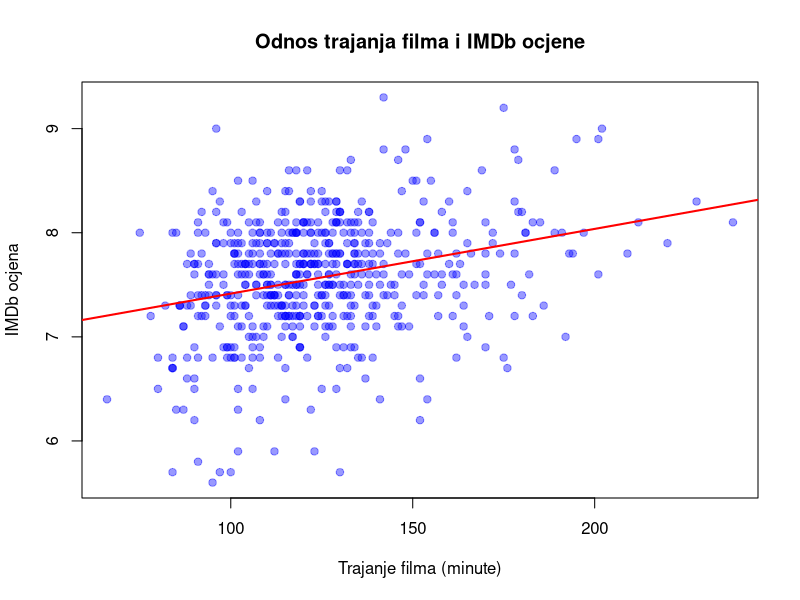
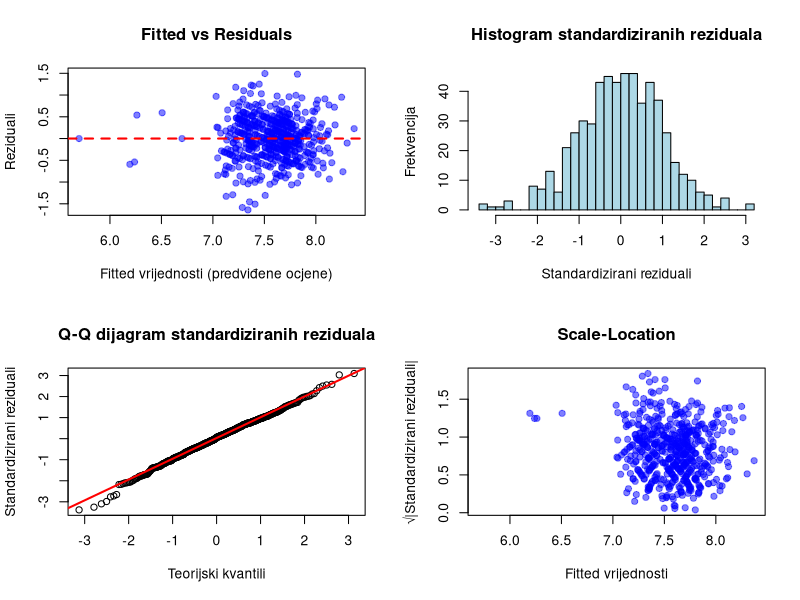
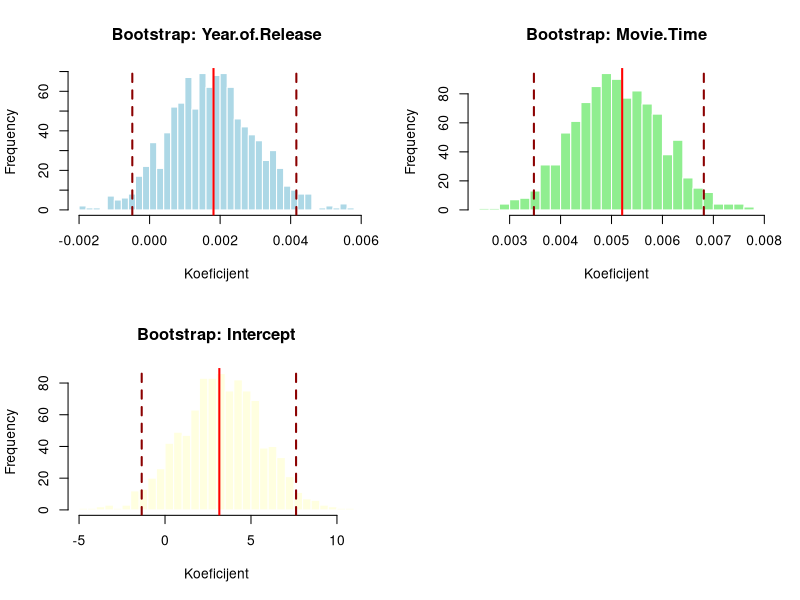

Recreate these plots in R, in order.
## ---- chunk 1
knitr::opts_chunk$set(echo = TRUE, warning = FALSE, message = FALSE)
## ---- chunk 2
oscars <- read.csv("oscars_dataset.csv", sep = ";")
## ---- chunk 3
data.frame(
  Varijabla = c("IMDB.Rating", "Year.of.Release", "Movie.Time", "Main.Genre", "Content.Rating"),
  Broj_vrijednosti = c(
    sum(oscars$IMDB.Rating != ""),
    sum(oscars$Year.of.Release != ""),
    sum(oscars$Movie.Time != ""),
    sum(oscars$Main.Genre != ""),
    sum(oscars$Content.Rating != "")
  )
)

## ---- chunk 4
oscars$IMDB.Rating <- as.numeric(as.character(oscars$IMDB.Rating))
oscars$Year.of.Release <- as.numeric(as.character(oscars$Year.of.Release))
oscars$Movie.Time <- as.numeric(as.character(oscars$Movie.Time))

oscars_clean <- oscars[complete.cases(oscars[, c("IMDB.Rating", "Year.of.Release", 
                                                   "Movie.Time", "Main.Genre", 
                                                   "Content.Rating")]), ]

## ---- chunk 5
summary(oscars_clean[, c("IMDB.Rating", "Year.of.Release", "Movie.Time")])
## ---- chunk 6
data.frame(
  Varijabla = c("IMDB.Rating", "Year.of.Release", "Movie.Time"),
  Mean = c(
    mean(oscars_clean$IMDB.Rating, na.rm = TRUE),
    mean(oscars_clean$Year.of.Release, na.rm = TRUE),
    mean(oscars_clean$Movie.Time, na.rm = TRUE)
  ),
  Median = c(
    median(oscars_clean$IMDB.Rating, na.rm = TRUE),
    median(oscars_clean$Year.of.Release, na.rm = TRUE),
    median(oscars_clean$Movie.Time, na.rm = TRUE)
  ),
  SD = c(
    sd(oscars_clean$IMDB.Rating, na.rm = TRUE),
    sd(oscars_clean$Year.of.Release, na.rm = TRUE),
    sd(oscars_clean$Movie.Time, na.rm = TRUE)
  ),
  IQR = c(
    IQR(oscars_clean$IMDB.Rating, na.rm = TRUE),
    IQR(oscars_clean$Year.of.Release, na.rm = TRUE),
    IQR(oscars_clean$Movie.Time, na.rm = TRUE)
  )
)
## ---- chunk 7
cor_matrix <- cor(oscars_clean[, c("IMDB.Rating", "Movie.Time", "Year.of.Release")], 
                  use = "complete.obs")
print(round(cor_matrix, 3))
## ---- chunk 8
plot(oscars_clean$Movie.Time, oscars_clean$IMDB.Rating,
     main = "Odnos trajanja filma i IMDb ocjene",
     xlab = "Trajanje filma (minute)",
     ylab = "IMDb ocjena",
     pch = 19, col = rgb(0, 0, 1, 0.4))

abline(lm(IMDB.Rating ~ Movie.Time, data = oscars_clean), 
       col = "red", lwd = 2)
## ---- chunk 9
oscars_model <- fastDummies::dummy_cols(oscars_clean, 
                                        select_columns = c("Main.Genre", "Content.Rating"),
                                        remove_first_dummy = TRUE,
                                        remove_selected_columns = FALSE)

names(oscars_model) <- make.names(names(oscars_model))

# Pregled dostupnih dummy varijabli
genre_cols <- grep("^Main.Genre_", names(oscars_model), value = TRUE)
rating_cols <- grep("^Content.Rating_", names(oscars_model), value = TRUE)
## ---- chunk 10
base_predictors <- c("Year.of.Release", "Movie.Time")
all_predictors <- c(base_predictors, genre_cols, rating_cols)

cat("Broj prediktora u modelu:", length(all_predictors), "\n")
cat("Prvih 5 dummy varijabli:\n")
print(head(all_predictors, 10))

model_formula <- reformulate(termlabels = all_predictors, 
                              response = "IMDB.Rating")

fit.multi <- lm(model_formula, data = oscars_model)

summary(fit.multi)
## ---- chunk 11
adj_r2 <- summary(fit.multi)$adj.r.squared
f_stat <- summary(fit.multi)$fstatistic
f_pval <- pf(f_stat[1], f_stat[2], f_stat[3], lower.tail = FALSE)

cat("Adjusted R²:", round(adj_r2, 4), "\n")

cat("F-statistika:", round(f_stat[1], 2), "\n")
cat(sprintf("p-vrijednost: %.4e\n\n", f_pval))

coef_summary <- summary(fit.multi)$coefficients
significant_coefs <- sum(coef_summary[, 4] < 0.05, na.rm = TRUE)
total_coefs <- nrow(coef_summary)

cat("Broj značajnih koeficijenata (p < 0.05):", significant_coefs, "od", total_coefs, "\n")
## ---- chunk 12
new_data <- data.frame(
  Year.of.Release = median(oscars_clean$Year.of.Release, na.rm = TRUE),
  Movie.Time = median(oscars_clean$Movie.Time, na.rm = TRUE)
)

# Dodavanje dummy varijabli (sve na 0 za referentne kategorije)
for (col in c(genre_cols, rating_cols)) {
  new_data[[col]] <- 0
}

pred_mean <- predict(fit.multi, newdata = new_data, 
                     interval = "confidence", level = 0.95)

cat("Predikcija IMDb ocjene za prosječan film:\n")
cat("Godina izlaska:", new_data$Year.of.Release, "\n")
cat("Trajanje:", new_data$Movie.Time, "minuta\n")
cat("Referentni žanr i rating\n\n")
cat("Predviđena ocjena:", round(pred_mean[1], 3), "\n")
cat("95% interval pouzdanosti: [", 
    round(pred_mean[2], 3), ",", round(pred_mean[3], 3), "]\n")
## ---- chunk 13
par(mfrow = c(2, 2))

plot(fit.multi$fitted.values, fit.multi$residuals,
     main = "Fitted vs Residuals",
     xlab = "Fitted vrijednosti (predviđene ocjene)",
     ylab = "Reziduali",
     pch = 19, col = rgb(0, 0, 1, 0.5))
abline(h = 0, col = "red", lwd = 2, lty = 2)

# 2. Histogram reziduala
hist(rstandard(fit.multi), breaks = 25,
     main = "Histogram standardiziranih reziduala",
     xlab = "Standardizirani reziduali",
     ylab = "Frekvencija",
     col = "lightblue")

# 3. Q-Q plot
qqnorm(rstandard(fit.multi),
       main = "Q-Q dijagram standardiziranih reziduala",
       xlab = "Teorijski kvantili",
       ylab = "Standardizirani reziduali")
qqline(rstandard(fit.multi), col = "red", lwd = 2)

# 4. Scale-Location
plot(fit.multi$fitted.values, sqrt(abs(rstandard(fit.multi))),
     main = "Scale-Location",
     xlab = "Fitted vrijednosti",
     ylab = "√|Standardizirani reziduali|",
     pch = 19, col = rgb(0, 0, 1, 0.5))

par(mfrow = c(1, 1))
## ---- chunk 14
nortest::lillie.test(rstandard(fit.multi))
## ---- chunk 15
set.seed(42)

formula_string <- paste("IMDB.Rating ~", paste(all_predictors, collapse = " + "))

bootstrap_lm <- function(data, indices) {
  d <- data[indices, ]
  fit <- lm(as.formula(formula_string), data = d)
  return(coef(fit))
}

# Bootstrap s 1000 iteracija

boot_results <- boot::boot(data = oscars_model, 
                           statistic = bootstrap_lm,
                           R = 1000)
## ---- chunk 16
coef_names <- names(coef(fit.multi))
bootstrap_intervals <- data.frame(
  Koeficijent = coef_names,
  Procjena = round(coef(fit.multi), 4),
  OLS_SE = round(summary(fit.multi)$coefficients[, "Std. Error"], 4),
  Boot_SE = round(apply(boot_results$t, 2, sd, na.rm = TRUE), 4),
  Boot_Lower = numeric(length(coef_names)),
  Boot_Upper = numeric(length(coef_names)),
  stringsAsFactors = FALSE
)

for (i in 1:length(coef_names)) {
  tryCatch({
    boot_ci <- boot::boot.ci(boot_results, type = "perc", index = i)
    if (!is.null(boot_ci$percent)) {
      bootstrap_intervals$Boot_Lower[i] <- round(boot_ci$percent[4], 4)
      bootstrap_intervals$Boot_Upper[i] <- round(boot_ci$percent[5], 4)
    }
  }, error = function(e) {
    bootstrap_intervals$Boot_Lower[i] <- NA
    bootstrap_intervals$Boot_Upper[i] <- NA
  })
}

print(bootstrap_intervals)
## ---- chunk 17
par(mfrow = c(2, 2))

# Bootstrap za Year.of.Release
if (ncol(boot_results$t) >= 2) {
  hist(boot_results$t[, 2], breaks = 30,
       main = "Bootstrap: Year.of.Release",
       xlab = "Koeficijent",
       col = "lightblue",
       border = "white")
  abline(v = coef(fit.multi)[2], col = "red", lwd = 2)
  abline(v = quantile(boot_results$t[, 2], c(0.025, 0.975), na.rm = TRUE), 
         col = "darkred", lwd = 2, lty = 2)
}

# Bootstrap za Movie.Time
if (ncol(boot_results$t) >= 3) {
  hist(boot_results$t[, 3], breaks = 30,
       main = "Bootstrap: Movie.Time",
       xlab = "Koeficijent",
       col = "lightgreen",
       border = "white")
  abline(v = coef(fit.multi)[3], col = "red", lwd = 2)
  abline(v = quantile(boot_results$t[, 3], c(0.025, 0.975), na.rm = TRUE), 
         col = "darkred", lwd = 2, lty = 2)
}

# Bootstrap za Intercept
hist(boot_results$t[, 1], breaks = 30,
     main = "Bootstrap: Intercept",
     xlab = "Koeficijent",
     col = "lightyellow",
     border = "white")
abline(v = coef(fit.multi)[1], col = "red", lwd = 2)
abline(v = quantile(boot_results$t[, 1], c(0.025, 0.975), na.rm = TRUE), 
       col = "darkred", lwd = 2, lty = 2)

par(mfrow = c(1, 1))
